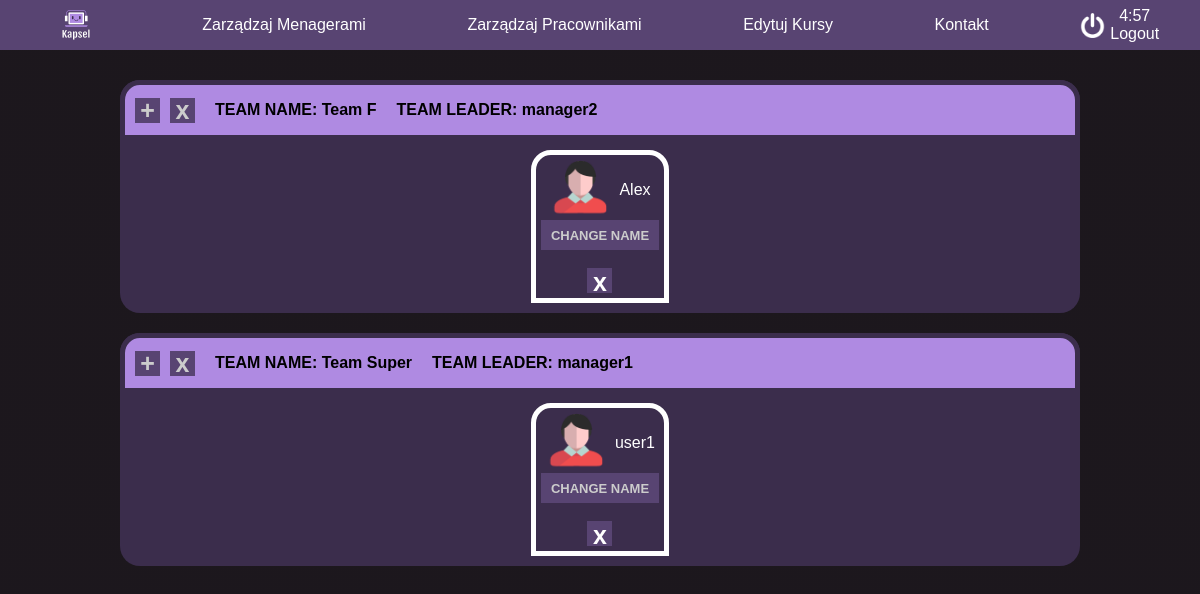
The page /manageUsers (signed in) on the database as committed earlier.
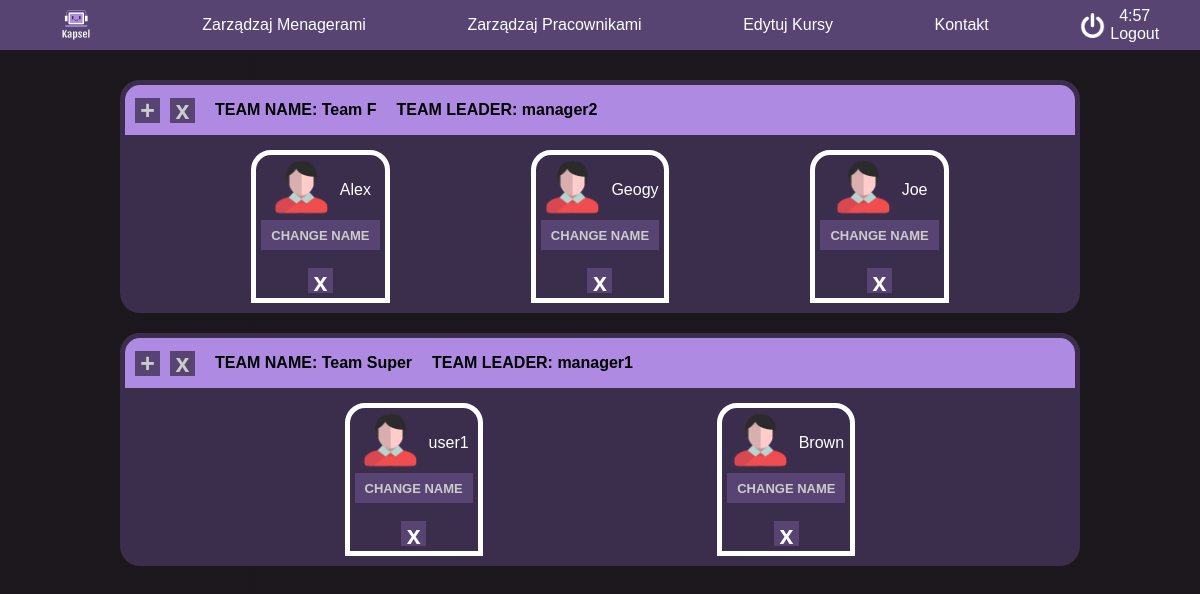
The same page on the database as committed later.
### tables this page shows
CREATE TABLE "users"
(
    id       integer
        primary key autoincrement,
    username text,
    role     text,
    password text,
    team_id  integer
);

CREATE TABLE teams
(
    id         integer
        constraint teams_pk
            primary key autoincrement,
    name       text,
    manager_id integer
);

### app.py (the view)
@app.route('/manageUsers')
def manage_users():
    session["localization"] = "manage_users"
    if not session.get("username"):
        return redirect("/login")
    if session.get("role") != 'manager' and session.get("role") != 'admin':
        abort(403)
    cursor.execute("SELECT username, team_id, id FROM users WHERE role=='user'")
    users = cursor.fetchall()
    teams = []
    cursor.execute("SELECT name, team_id FROM teams INNER JOIN users on teams.id=users.team_id WHERE role=='user'")
    teams = cursor.fetchall()
    cursor.execute("SELECT username, teams.id FROM users INNER JOIN teams on users.id=manager_id WHERE role=='manager'")
    managers = cursor.fetchall()
    teams2 = set(teams)
    teams = list(teams2)
    return render_template('manageUsers.html', users=users, teams=teams, managers=managers, role=session.get("role"))

### templates/manageUsers.html (shortened to what this page needs)
<!DOCTYPE html>
<html lang="pl-PL">
<head id="ctl00_Head1">
    <link rel="stylesheet" href="/static/style/style.css">
    <link rel="stylesheet" href="/static/style/nav.css">
    <link rel="stylesheet" href="/static/style/manageUsers.css">
</head>
<body class="CacheDetailsPage">
    {% include 'navbar.html' %}
    <div id="content">
        {% for i in teams %}
        <div class="teamContainer">
            {% for j in managers %}
            {% if i[1] == j[1] %}
                <div class="teamNav">
                    <button id="addUser" ><p class="plas">+</p></button>
                    <button id="deleteTeam" onclick="dump({{j[1]}})"><p class="plas">x</p></button>
                    <p>TEAM NAME: {{ i[0] }}</p>
                    <p>TEAM LEADER: {{ j[0] }}</p>
                </div>
                {% endif %}
            {% endfor %}
            <div class="teamContent">
                {% for j in users %}
                    {% if i[1]==j[1] %}
                    <div class="teamUser">
                        <div class="teamUserNav">
                        <div class="teamUserIcon"></div>
                            <div class="teamUserP"><p class="teamUserP">{{j[0]}}</p></div>
                            </div>
                        <p id="changeName" class="plas">CHANGE NAME</p>
                        <br>
                       <button id="deleteUser" ><a href="{{ url_for('deleteUser', user_id=j[2]) }}"><p class="plas">x</p></a></button>
                    </div>
                    {% endif %}
                {% endfor %}
            </div>
        </div>
        {% endfor %}
    </div>
</body>
</html>

### templates/navbar.html (shortened to what this page needs)
<div id="nav">
    <nav>
        <ul>
            <li class="btn"><a href="/" id="logo"><div id="logoDiv"></div></a></li>
            {% if role=='admin' %}
            <li class="navBtn btn"><a href="manageManagers">Zarządzaj Menagerami</a></li>
            <li class="navBtn btn"><a href="manageUsers">Zarządzaj Pracownikami</a></li>
            <li class="navBtn btn"><a href="manageCourses">Edytuj Kursy</a></li>
            {% elif role == 'manager'%}
            <li class="navBtn btn"><a href="">Zarządzaj Pracownikami</a></li>
            <li class="navBtn btn"><a href="">Informacje</a></li>
            {% endif %}
            <li class="navBtn btn"><a href="kontakt">Kontakt</a></li>
            <li id="logoutLi" class="btn">
                <div class="horizontal">
                    <div id="logoutIcon"></div>
                    <div class="vertical">
                        <div id="timeout"></div>
                        <a href="/logout" id="logoutPageBtn">Logout</a>
                    </div>
                </div>
            </li>
        </ul>
    </nav>
</div>

### static/style/style.css (style rules this page uses)
* { margin:0; padding: 0; box-sizing: border-box; }
html, body { font-family: Helvetica, sans-serif; height: 100%; background-image: linear-gradient(rgba(19,14,20,0.8), rgba(19,14,20,0.8)), url(../icon/new-york-1745089_1920.jpg); background-position: center; background-size: cover; background-attachment: fixed; }
#content { color: rgba(0, 0, 0, 0); display: flex; flex-direction: column; align-items: center; padding-top: 60px; width: 100vw; height: 100vh; transition-duration: .3s; }

### static/style/nav.css (style rules this page uses)
* { margin:0; padding: 0; box-sizing: border-box; }
a { text-decoration: none; color:var(--white); }
#nav { z-index: 100000; position:fixed; top:0; display: flex; flex-direction: row; width: 100%; height: 5%; background-color: var(--bg); }
#logoDiv { background-image: url(/static/icon/LogoNoBg.png); background-size: 100% 100%; width: 50px; height: 50px; }
nav { width: 100%; height: 50px; display: flex; flex-direction: row; justify-content: center; align-items: center; }
nav > ul { display: flex; flex-direction: row; list-style-type: none; width: 100%; align-items: center; justify-content: space-around; height: 100%; background-color: var(--secbg); }
#timeout { color:white; }
.horizontal { display: flex; flex-direction: row; align-items: center; justify-content: center; gap: 5px; }
#logoutIcon { background-image: url(/static/icon/power.png); background-size: 100% 100%; width: 25px; height: 25px; }
li, li > a { display: flex; height: 100%; align-items: center; text-align: center; }
.btn { transition-duration: .3s; }
li > a { padding: 0px 10px; }

### static/style/manageUsers.css (style rules this page uses)
.teamContainer { width:80vw; color: black; height: fit-content; background-color: var(--bg); border-radius: 20px; margin-top: 20px; height: fit-content; }
.teamNav { width:80vw; height: 60px; background-color: var(--details); border: 5px solid var(--bg); border-radius: 20px 20px 0px 0px; display: flex; align-items: center; }
.teamContent { width: 100%; display: flex; flex-direction: row; flex-wrap: wrap; justify-content: space-evenly; }
.teamUser { border-radius: 20px 20px 0px 0px; padding: 5px; border: 5px solid var(--white); margin: 10px; display: flex; flex-direction: column; justify-content: center; align-items: center; }
.teamUserNav { display: flex; flex-direction: row; color: white; }
.teamUserIcon { background-image: url(/static/icon/icon_user.png); width:60px; height:60px; background-repeat: no-repeat; background-size: cover; }
.teamUserP { display: flex; align-items: center; text-align: center; margin-left: 5px; }
#addUser, #changeName { margin-left: 10px; width: 25px; height: 25px; font-weight: bold; font-size: 25px; background-color: var(--secbg); color: #ccc; border: none; transition-duration: .3s; }
#addUser>.plas, #changeName>.plas { transform: translateY(-2px); display: flex; align-items: center; justify-content: center; width: 100%; }
#changeName { display: flex; align-items: center; justify-content: center; width: 100%; margin-right: 10px; height: 30px; font-weight: bold; font-size: 13px; background-color: var(--secbg); color: #ccc; border: none; transition-duration: .3s; }
#deleteUser, #deleteTeam { width: 100%; margin-right: 10px; margin-left: 10px; width: 25px; height: 25px; font-weight: bold; font-size: 25px; background-color: var(--secbg); color: #ccc; border: none; transition-duration: .3s; }
#deleteUser>.plas, #deleteTeam>.plas { width: 100%; transform: translateY(-2px); }
.teamNav p:not(.plas) { margin: 0; font-weight: bold; margin: 10px; }

### static/style/root.css (style rules this page uses)
:root { --bg: #3b2d4c; --white: white; --secbg: #584472; --details: #af8ae2; --dark: #191420; }

Rows that differ between the two databases and show on the page:
added users: username "Geogy"
added users: username "Joe"
added users: username "Brown"
